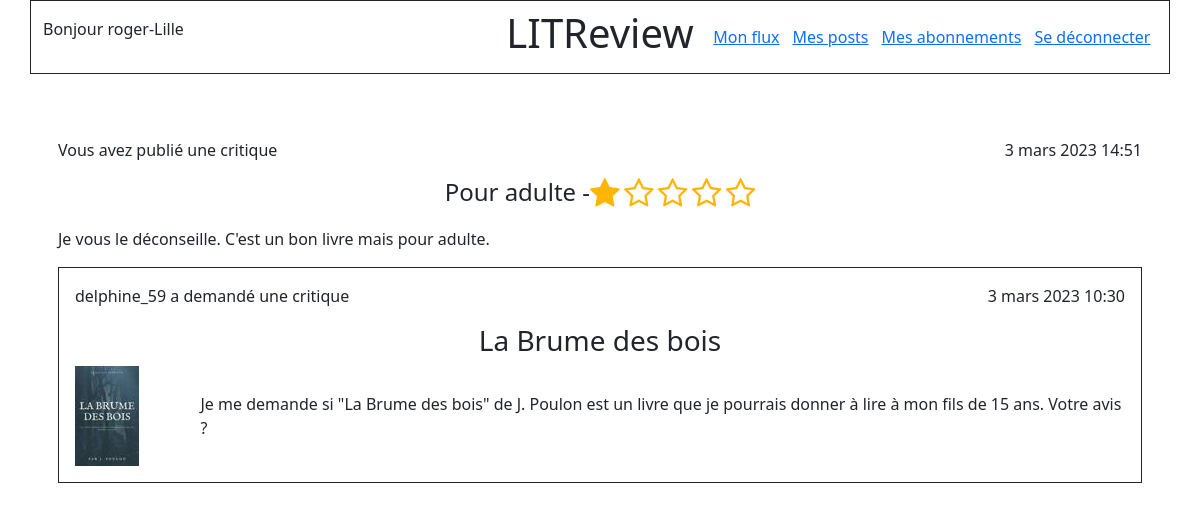
Page /reviews/9/display (signed in) on the committed database.
### authentication/models.py (models this page shows)
class User(AbstractUser):
    SUBSCRIBER = "Membre"
    followed_members = models.ManyToManyField(
        settings.AUTH_USER_MODEL,
        through="UserFollows",
        related_name="followed"
    )

### feed/models.py (models this page shows, shortened)
class Review(models.Model):
    objects = models.Manager()
    ticket = models.OneToOneField(
        Ticket,
        on_delete=models.CASCADE,
        related_name='ticket_review',
        primary_key=False
    )
    rating = models.PositiveSmallIntegerField(
       validators=[MinValueValidator(0), MaxValueValidator(5)]
    )
    user = models.ForeignKey(
        settings.AUTH_USER_MODEL,
        on_delete=models.CASCADE
    )
    headline = models.CharField(max_length=128)
    body = models.TextField(max_length=8192, blank=True)
    time_created = models.DateTimeField(auto_now_add=True)

class Ticket(models.Model):
    objects = models.Manager()
    title = models.CharField(max_length=128)
    description = models.TextField(max_length=2048, blank=True)
    user = models.ForeignKey(
        to=settings.AUTH_USER_MODEL,
        on_delete=models.CASCADE
    )
    image = models.ImageField(null=True, blank=True)
    time_created = models.DateTimeField(auto_now_add=True)
    IMAGE_MAX_SIZE = (100, 100)

### feed/views.py (the view)
# urls.py: path('reviews/<int:review_id>/display', views.display_review,
@login_required
def display_review(request, review_id):
    review = Review.objects.get(id=review_id)
    return render(request, 'feed/review_display.html', {'review': review})

### feed/templatetags/feed_extras.py (called while the page is built)
@register.simple_tag(takes_context=True)
def get_user_display(context, user):
    if user == context['user']:
        return "Vous avez"
    return f"{user.username} a"

### feed/templates/feed/review_display.html
{% extends "base.html" %}
{% block content %}
    {% include 'feed/review_detail.html' with review=review %}
{% endblock content %}

### templates/base.html (shortened to what this page needs)
{% load static %}
<!DOCTYPE html>
<html lang="en" xmlns="http://www.w3.org/1999/html">
<head>
    <link href="https://cdn.jsdelivr.net/npm/bootstrap@5.1.3/dist/css/bootstrap.min.css" rel="stylesheet">
    <link rel="stylesheet" href="https://cdnjs.cloudflare.com/ajax/libs/font-awesome/4.7.0/css/font-awesome.min.css">
    <link rel="stylesheet" href="{% static 'feed/rating_style.css' %}"/>
</head>
<body>
    <header>
        <nav class="bg_light">
            <div class="container">
                <div class="row border border-dark py-2">
                    <div class="col-5 d-flex align-items-center">
                        {% if user.is_authenticated %}
                            <p>Bonjour {{ user.username }}</p>
                        {% endif %}
                    </div>
                    <div class="col-2 d-flex justify-content-center">
                        <h1>LITReview</h1>
                    </div>
                    <div
                            class="col-5 d-flex justify-content-around align-items-center">
                        {% if user.is_authenticated %}
                            <a href="{% url 'feed:my-flow' %}">Mon flux</a>
                            <a href="{% url 'feed:my-posts' %}">Mes posts</a>
                            <a href="{% url 'authentication:follows' %}">Mes abonnements</a>
                            <a href="{% url 'authentication:logout' %}">Se déconnecter</a>
                        {% endif %}
                    </div>
                </div>
            </div>
        </nav>
    </header>
    <section class="container my-5">
    {% block content %}
    {% endblock content %}
    </section>
</body>
</html>

### feed/templates/feed/review_detail.html
{% load feed_extras %}
{% block content %}
    <div class="p-3">
        <div class="row">
            <div class="col text-start">
                <p>{% get_user_display user=review.user %} publié une critique</p>
            </div>
            <div class="col text-end">
                <p>{{ review.time_created }}</p>
            </div>
        </div>
    <div class="d-flex justify-content-center">
        <h4>
            {{ review.headline }} -
        </h4>
        <div class="rating-star mb-3">
                <i class="fa fa-2x fa-star{% if review.rating < 1 %}-o{% endif %}"
                   aria-hidden="true"></i>
                <i class="fa fa-2x fa-star{% if review.rating < 2 %}-o{% endif %}"
                   aria-hidden="true"></i>
                <i class="fa fa-2x fa-star{% if review.rating < 3 %}-o{% endif %}"
                   aria-hidden="true"></i>
                <i class="fa fa-2x fa-star{% if review.rating < 4 %}-o{% endif %}"
                   aria-hidden="true"></i>
                <i class="fa fa-2x fa-star{% if review.rating < 5 %}-o{% endif %}"
                   aria-hidden="true"></i>
        </div>
    </div>
            <p>{{ review.body }}</p>
            <div class="border border-dark">
                {% include 'feed/ticket_detail.html' with ticket=review.ticket %}
            </div>
    </div>
{% endblock content %}

### feed/templates/feed/ticket_detail.html
{% load feed_extras %}
<div class="p-3">
    <div class="row">
        <div class="col text-start">
            <p>{% get_user_display user=ticket.user %} demandé une critique</p>
        </div>
        <div class="col text-end">
            <p>{{ ticket.time_created }}</p>
        </div>
    </div>
    <h3 class="text-center">{{ ticket.title }}</h3>
    <div class="row">
        <div class="col-1 d-flex align-items-center">
            {% if ticket.image %}
            <img src="{{ ticket.image.url }}">
        {% endif %}
        </div>
        <div class="col-11 ps-5 d-flex align-items-center">
             {{ ticket.description }}
        </div>
    </div>
</div>

### feed/static/feed/rating_style.css (style rules this page uses)
.rating-star { color: #ffb503; }

### rows in the picture
User: username "roger-Lille"
Review: user "Vous avez", time_created "3 mars 2023 14:51", headline "Pour adulte", body "Je vous le déconseille. C'est un bon livre mais pour adulte."
Ticket: user.username "delphine_59 a", time_created "3 mars 2023 10:30", title "La Brume des bois", image (picture), description "Je me demande si \"La Brume des bois\" de J. Poulon est un livre que je pourrais donner à lire à mon fils de 15 ans. Votre avis ?"
